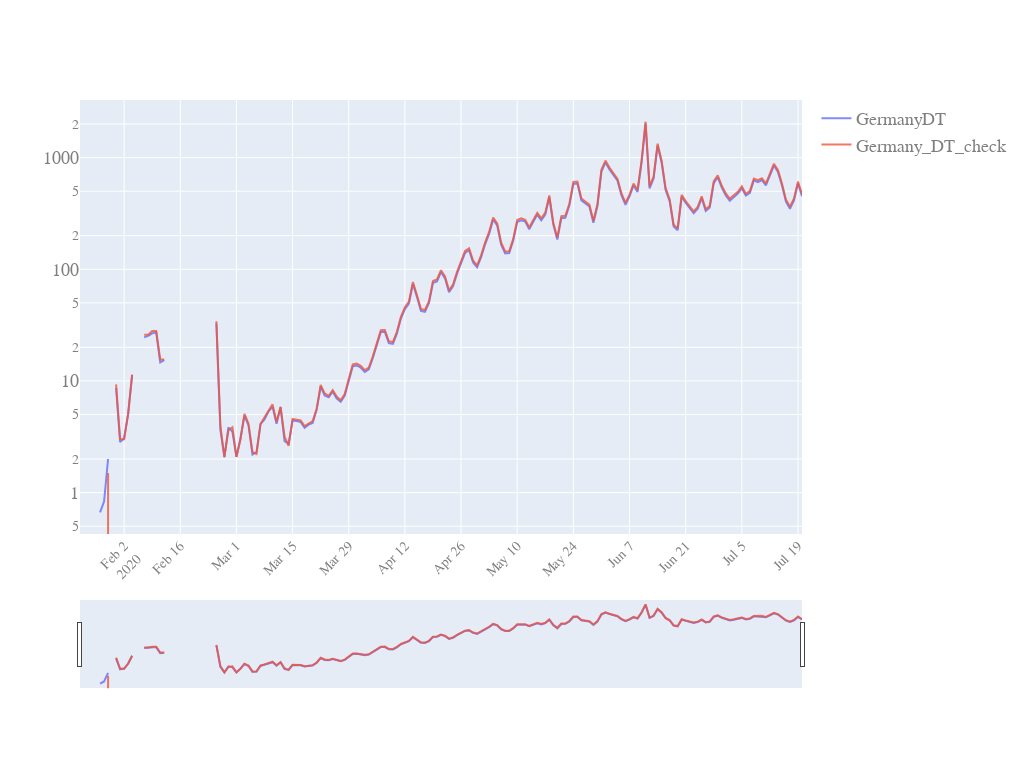

The code cell stored with this chart in its notebook:
### Code cell
quick_plot(df_analyse.date,
           df_analyse.iloc[:,[16,25]],
           y_scale='log',
           slider=True,
          mode_plot='lines')

### Figure 1 — Plotly figure (JSON) as saved in the notebook; plotly's stock layout.template omitted (floating-point values rounded to 4 significant figures; data arrays with more than 128 entries replaced by an {"elided": "..."} marker saying what was removed)
{"data": [{"mode": "lines", "name": "GermanyDT", "opacity": 0.8, "type": "scatter", "x": {"elided": "181 str values"}, "y": {"elided": "181 float values"}}, {"mode": "lines", "name": "Germany_DT_check", "opacity": 0.8, "type": "scatter", "x": {"elided": "181 str values"}, "y": {"elided": "181 float values"}}], "layout": {"autosize": true, "font": {"color": "#7f7f7f", "family": "PT Sans, monospace", "size": 18}, "height": 768, "width": 1024, "xaxis": {"nticks": 20, "rangeslider": {"visible": true}, "tickangle": -45, "tickfont": {"color": "#7f7f7f", "size": 14}}, "yaxis": {"type": "log"}}}
